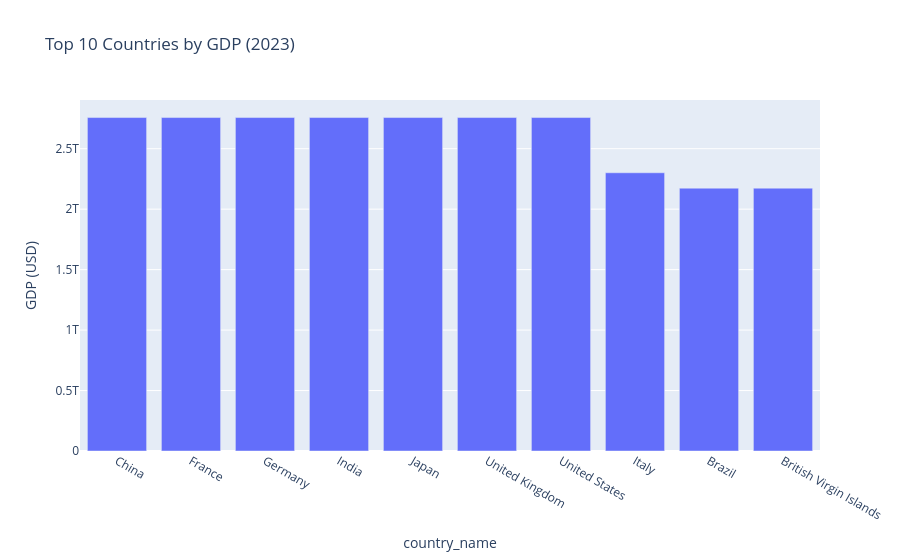

The notebook cell saved with this chart:
### Markdown cell above
## 5. Exploratory Data Analysis

### Code cell
numeric_df = df.select_dtypes(include='number')

plt.figure(figsize=(16, 12))
sns.heatmap(numeric_df.corr(), annot=True, fmt='.2f',
            cmap='coolwarm', linewidths=0.4, annot_kws={'size': 7})
plt.title('Correlation Matrix — Full Feature Set')
plt.tight_layout()
plt.show()

us_data = df[df['country_name'] == 'United States'].copy().sort_values('year')
plt.figure(figsize=(10, 5))
plt.plot(us_data['year'], us_data['gdp_growth'], marker='o', color='darkblue')
plt.title('Annual GDP Growth Rate — United States')
plt.ylabel('Annual Growth (%)')
plt.xlabel('Year')
plt.grid(True, alpha=0.3)
plt.tight_layout()
plt.show()

top_2023 = df[df['year'] == 2023].nlargest(10, 'gdp_usd')[['country_name', 'gdp_usd']]
fig = px.bar(top_2023, x='country_name', y='gdp_usd',
             title='Top 10 Countries by GDP (2023)',
             labels={'gdp_usd': 'GDP (USD)'})
fig.show()

### Figure 1 — Plotly figure (JSON) as saved in the notebook; plotly's stock layout.template omitted (floating-point values rounded to 4 significant figures)
{"data": [{"hovertemplate": "country_name=%{x}<br>GDP (USD)=%{y}<extra></extra>", "legendgroup": "", "marker": {"color": "#636efa", "pattern": {"shape": ""}}, "name": "", "orientation": "v", "showlegend": false, "textposition": "auto", "type": "bar", "x": ["China", "France", "Germany", "India", "Japan", "United Kingdom", "United States", "Italy", "Brazil", "British Virgin Islands"], "xaxis": "x", "y": [2758000000000.0, 2758000000000.0, 2758000000000.0, 2758000000000.0, 2758000000000.0, 2758000000000.0, 2758000000000.0, 2301000000000.0, 2174000000000.0, 2174000000000.0], "yaxis": "y"}], "layout": {"barmode": "relative", "legend": {"tracegroupgap": 0}, "title": {"text": "Top 10 Countries by GDP (2023)"}, "xaxis": {"anchor": "y", "domain": [0, 1], "title": {"text": "country_name"}}, "yaxis": {"anchor": "x", "domain": [0, 1], "title": {"text": "GDP (USD)"}}}}
